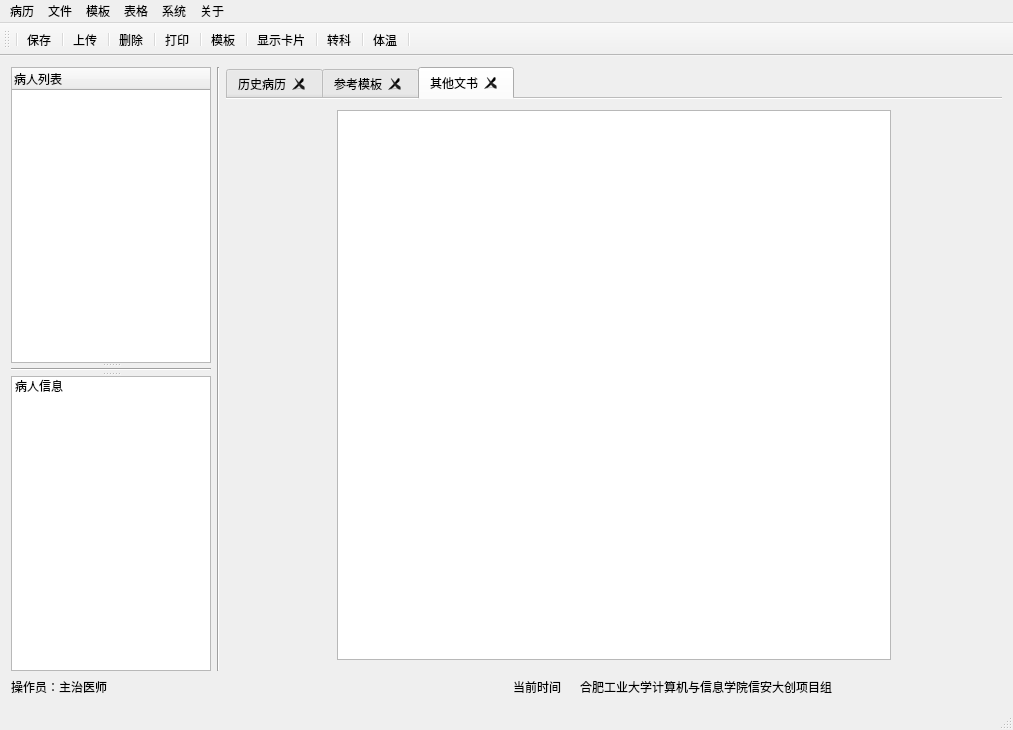
<?xml version="1.0" encoding="UTF-8"?>
<ui version="4.0">
 <class>MainWindow</class>
 <widget class="QMainWindow" name="MainWindow">
  <property name="geometry">
   <rect>
    <x>0</x>
    <y>0</y>
    <width>1013</width>
    <height>730</height>
   </rect>
  </property>
  <property name="windowTitle">
   <string>区块链电子病历</string>
  </property>
  <property name="windowIcon">
   <iconset resource="resource.qrc">
    <normaloff>:/new/src/Resources/icon.png</normaloff>:/new/src/Resources/icon.png</iconset>
  </property>
  <widget class="QWidget" name="centralWidget">
   <layout class="QVBoxLayout" name="verticalLayout_2">
    <item>
     <layout class="QHBoxLayout" name="horizontalLayout_4">
      <item>
       <layout class="QHBoxLayout" name="horizontalLayout" stretch="0,0,0">
        <item>
         <widget class="QSplitter" name="splitter">
          <property name="orientation">
           <enum>Qt::Vertical</enum>
          </property>
          <widget class="QTreeWidget" name="treeWidget">
           <property name="minimumSize">
            <size>
             <width>120</width>
             <height>0</height>
            </size>
           </property>
           <property name="maximumSize">
            <size>
             <width>200</width>
             <height>16777215</height>
            </size>
           </property>
           <column>
            <property name="text">
             <string notr="true">病人列表</string>
            </property>
           </column>
          </widget>
          <widget class="Line" name="line_2">
           <property name="maximumSize">
            <size>
             <width>16777215</width>
             <height>5</height>
            </size>
           </property>
           <property name="orientation">
            <enum>Qt::Horizontal</enum>
           </property>
          </widget>
          <widget class="QListWidget" name="listWidget">
           <item>
            <property name="text">
             <string>病人信息</string>
            </property>
           </item>
          </widget>
         </widget>
        </item>
        <item>
         <widget class="Line" name="line">
          <property name="orientation">
           <enum>Qt::Vertical</enum>
          </property>
         </widget>
        </item>
        <item>
         <widget class="QTabWidget" name="tabWidget">
          <property name="acceptDrops">
           <bool>false</bool>
          </property>
          <property name="currentIndex">
           <number>2</number>
          </property>
          <property name="documentMode">
           <bool>true</bool>
          </property>
          <property name="tabsClosable">
           <bool>true</bool>
          </property>
          <property name="movable">
           <bool>false</bool>
          </property>
          <property name="tabBarAutoHide">
           <bool>true</bool>
          </property>
          <widget class="QWidget" name="tab">
           <attribute name="title">
            <string>历史病历</string>
           </attribute>
           <layout class="QHBoxLayout" name="horizontalLayout_3">
            <item>
             <spacer name="verticalSpacer">
              <property name="orientation">
               <enum>Qt::Vertical</enum>
              </property>
              <property name="sizeHint" stdset="0">
               <size>
                <width>100</width>
                <height>40</height>
               </size>
              </property>
             </spacer>
            </item>
            <item>
             <layout class="QHBoxLayout" name="horizontalLayout_2">
              <item>
               <widget class="QTextEdit" name="textEdit"/>
              </item>
             </layout>
            </item>
            <item>
             <spacer name="verticalSpacer_2">
              <property name="orientation">
               <enum>Qt::Vertical</enum>
              </property>
              <property name="sizeHint" stdset="0">
               <size>
                <width>100</width>
                <height>40</height>
               </size>
              </property>
             </spacer>
            </item>
           </layout>
          </widget>
          <widget class="QWidget" name="tab_2">
           <attribute name="title">
            <string>参考模板</string>
           </attribute>
           <layout class="QVBoxLayout" name="verticalLayout">
            <item>
             <layout class="QHBoxLayout" name="horizontalLayout_6" stretch="0,0,0">
              <item>
               <spacer name="verticalSpacer_3">
                <property name="orientation">
                 <enum>Qt::Vertical</enum>
                </property>
                <property name="sizeHint" stdset="0">
                 <size>
                  <width>100</width>
                  <height>40</height>
                 </size>
                </property>
               </spacer>
              </item>
              <item>
               <widget class="QTextEdit" name="textEdit_2">
                <property name="enabled">
                 <bool>true</bool>
                </property>
                <property name="sizePolicy">
                 <sizepolicy hsizetype="Expanding" vsizetype="Expanding">
                  <horstretch>0</horstretch>
                  <verstretch>0</verstretch>
                 </sizepolicy>
                </property>
                <property name="maximumSize">
                 <size>
                  <width>720</width>
                  <height>16777215</height>
                 </size>
                </property>
               </widget>
              </item>
              <item>
               <spacer name="verticalSpacer_4">
                <property name="orientation">
                 <enum>Qt::Vertical</enum>
                </property>
                <property name="sizeHint" stdset="0">
                 <size>
                  <width>100</width>
                  <height>40</height>
                 </size>
                </property>
               </spacer>
              </item>
             </layout>
            </item>
           </layout>
          </widget>
          <widget class="QWidget" name="tab_3">
           <attribute name="title">
            <string>其他文书</string>
           </attribute>
           <layout class="QHBoxLayout" name="horizontalLayout_8">
            <item>
             <layout class="QHBoxLayout" name="horizontalLayout_7">
              <item>
               <spacer name="verticalSpacer_5">
                <property name="orientation">
                 <enum>Qt::Vertical</enum>
                </property>
                <property name="sizeHint" stdset="0">
                 <size>
                  <width>100</width>
                  <height>40</height>
                 </size>
                </property>
               </spacer>
              </item>
              <item>
               <widget class="QTextEdit" name="textEdit_3">
                <property name="enabled">
                 <bool>true</bool>
                </property>
                <property name="maximumSize">
                 <size>
                  <width>720</width>
                  <height>16777215</height>
                 </size>
                </property>
                <property name="autoFillBackground">
                 <bool>false</bool>
                </property>
               </widget>
              </item>
             </layout>
            </item>
            <item>
             <spacer name="verticalSpacer_6">
              <property name="orientation">
               <enum>Qt::Vertical</enum>
              </property>
              <property name="sizeHint" stdset="0">
               <size>
                <width>100</width>
                <height>40</height>
               </size>
              </property>
             </spacer>
            </item>
           </layout>
          </widget>
         </widget>
        </item>
       </layout>
      </item>
     </layout>
    </item>
    <item>
     <layout class="QHBoxLayout" name="horizontalLayout_10">
      <item>
       <layout class="QHBoxLayout" name="horizontalLayout_5">
        <item>
         <widget class="QLabel" name="label">
          <property name="text">
           <string>操作员：主治医师</string>
          </property>
         </widget>
        </item>
        <item>
         <spacer name="horizontalSpacer_7">
          <property name="orientation">
           <enum>Qt::Horizontal</enum>
          </property>
          <property name="sizeType">
           <enum>QSizePolicy::Preferred</enum>
          </property>
          <property name="sizeHint" stdset="0">
           <size>
            <width>400</width>
            <height>20</height>
           </size>
          </property>
         </spacer>
        </item>
        <item>
         <widget class="QLabel" name="timelable">
          <property name="text">
           <string>当前时间</string>
          </property>
         </widget>
        </item>
       </layout>
      </item>
      <item>
       <layout class="QHBoxLayout" name="horizontalLayout_9">
        <item>
         <widget class="QLabel" name="label_3">
          <property name="sizePolicy">
           <sizepolicy hsizetype="Fixed" vsizetype="Fixed">
            <horstretch>0</horstretch>
            <verstretch>0</verstretch>
           </sizepolicy>
          </property>
          <property name="maximumSize">
           <size>
            <width>16</width>
            <height>16</height>
           </size>
          </property>
          <property name="text">
           <string/>
          </property>
          <property name="pixmap">
           <pixmap resource="resource.qrc">:/new/src/Resources/HFUT.png</pixmap>
          </property>
          <property name="scaledContents">
           <bool>true</bool>
          </property>
         </widget>
        </item>
        <item>
         <widget class="QLabel" name="label_2">
          <property name="sizePolicy">
           <sizepolicy hsizetype="Fixed" vsizetype="Fixed">
            <horstretch>0</horstretch>
            <verstretch>0</verstretch>
           </sizepolicy>
          </property>
          <property name="maximumSize">
           <size>
            <width>65535</width>
            <height>65535</height>
           </size>
          </property>
          <property name="text">
           <string>合肥工业大学计算机与信息学院信安大创项目组</string>
          </property>
         </widget>
        </item>
       </layout>
      </item>
      <item>
       <spacer name="horizontalSpacer_8">
        <property name="orientation">
         <enum>Qt::Horizontal</enum>
        </property>
        <property name="sizeHint" stdset="0">
         <size>
          <width>40</width>
          <height>20</height>
         </size>
        </property>
       </spacer>
      </item>
     </layout>
    </item>
   </layout>
  </widget>
  <widget class="QMenuBar" name="menuBa">
   <property name="geometry">
    <rect>
     <x>0</x>
     <y>0</y>
     <width>1013</width>
     <height>23</height>
    </rect>
   </property>
   <widget class="QMenu" name="menu">
    <property name="title">
     <string>病历</string>
    </property>
    <addaction name="actionAddPatient"/>
    <addaction name="actionNew"/>
    <addaction name="actionCase"/>
   </widget>
   <widget class="QMenu" name="menu_2">
    <property name="title">
     <string>文件</string>
    </property>
    <addaction name="actionUpload"/>
   </widget>
   <widget class="QMenu" name="menu_4">
    <property name="title">
     <string>表格</string>
    </property>
   </widget>
   <widget class="QMenu" name="menu_5">
    <property name="title">
     <string>系统</string>
    </property>
   </widget>
   <widget class="QMenu" name="menu_6">
    <property name="title">
     <string>模板</string>
    </property>
    <addaction name="actionTemplateNew"/>
    <addaction name="actionTemplateOpen"/>
    <addaction name="actionTemplateSave"/>
   </widget>
   <widget class="QMenu" name="menu_7">
    <property name="title">
     <string>关于</string>
    </property>
   </widget>
   <addaction name="menu"/>
   <addaction name="menu_2"/>
   <addaction name="menu_6"/>
   <addaction name="menu_4"/>
   <addaction name="menu_5"/>
   <addaction name="menu_7"/>
  </widget>
  <widget class="QToolBar" name="mainToolBar">
   <attribute name="toolBarArea">
    <enum>TopToolBarArea</enum>
   </attribute>
   <attribute name="toolBarBreak">
    <bool>false</bool>
   </attribute>
   <addaction name="separator"/>
   <addaction name="actionSave"/>
   <addaction name="separator"/>
   <addaction name="actionUpload"/>
   <addaction name="separator"/>
   <addaction name="actionDel"/>
   <addaction name="separator"/>
   <addaction name="actionPrint"/>
   <addaction name="separator"/>
   <addaction name="actionTemplate"/>
   <addaction name="separator"/>
   <addaction name="actionShowCard"/>
   <addaction name="separator"/>
   <addaction name="actionTrans"/>
   <addaction name="separator"/>
   <addaction name="actionTempe"/>
   <addaction name="separator"/>
  </widget>
  <widget class="QStatusBar" name="statusBar"/>
  <action name="actionnew_record">
   <property name="text">
    <string>new record</string>
   </property>
  </action>
  <action name="actiondelete_record">
   <property name="text">
    <string>delete record</string>
   </property>
  </action>
  <action name="actionNew">
   <property name="icon">
    <iconset resource="resource.qrc">
     <normaloff>:/new/src/Resources/new.png</normaloff>:/new/src/Resources/new.png</iconset>
   </property>
   <property name="text">
    <string>新建</string>
   </property>
   <property name="toolTip">
    <string>新建</string>
   </property>
  </action>
  <action name="actionSave">
   <property name="icon">
    <iconset resource="resource.qrc">
     <normaloff>:/new/src/Resources/save.png</normaloff>:/new/src/Resources/save.png</iconset>
   </property>
   <property name="text">
    <string>保存</string>
   </property>
   <property name="toolTip">
    <string>保存</string>
   </property>
  </action>
  <action name="actionUpload">
   <property name="icon">
    <iconset resource="resource.qrc">
     <normaloff>:/new/src/Resources/upload.png</normaloff>:/new/src/Resources/upload.png</iconset>
   </property>
   <property name="text">
    <string>上传</string>
   </property>
  </action>
  <action name="actionNewTree">
   <property name="icon">
    <iconset resource="resource.qrc">
     <normaloff>:/new/src/Resources/tree.png</normaloff>:/new/src/Resources/tree.png</iconset>
   </property>
   <property name="text">
    <string>新建树测试</string>
   </property>
   <property name="toolTip">
    <string>新建树</string>
   </property>
  </action>
  <action name="actionNewInfo">
   <property name="checkable">
    <bool>false</bool>
   </property>
   <property name="icon">
    <iconset resource="resource.qrc">
     <normaloff>:/new/src/Resources/new.png</normaloff>:/new/src/Resources/new.png</iconset>
   </property>
   <property name="text">
    <string>病人信息测试</string>
   </property>
   <property name="toolTip">
    <string>病人信息</string>
   </property>
  </action>
  <action name="actionShowCard">
   <property name="icon">
    <iconset resource="resource.qrc">
     <normaloff>:/new/src/Resources/card.png</normaloff>:/new/src/Resources/card.png</iconset>
   </property>
   <property name="text">
    <string>显示卡片</string>
   </property>
   <property name="toolTip">
    <string>卡片</string>
   </property>
  </action>
  <action name="actionPrint">
   <property name="icon">
    <iconset resource="resource.qrc">
     <normaloff>:/new/src/Resources/print.png</normaloff>:/new/src/Resources/print.png</iconset>
   </property>
   <property name="text">
    <string>打印</string>
   </property>
   <property name="toolTip">
    <string>打印</string>
   </property>
  </action>
  <action name="actionDel">
   <property name="icon">
    <iconset resource="resource.qrc">
     <normaloff>:/new/src/Resources/delete.png</normaloff>:/new/src/Resources/delete.png</iconset>
   </property>
   <property name="text">
    <string>删除</string>
   </property>
   <property name="toolTip">
    <string>delete</string>
   </property>
  </action>
  <action name="actionTrans">
   <property name="icon">
    <iconset resource="resource.qrc">
     <normaloff>:/new/src/Resources/car.png</normaloff>:/new/src/Resources/car.png</iconset>
   </property>
   <property name="text">
    <string>转科</string>
   </property>
  </action>
  <action name="actionTempe">
   <property name="icon">
    <iconset resource="resource.qrc">
     <normaloff>:/new/src/Resources/temperature.png</normaloff>:/new/src/Resources/temperature.png</iconset>
   </property>
   <property name="text">
    <string>体温</string>
   </property>
  </action>
  <action name="actionTemplateOpen">
   <property name="icon">
    <iconset resource="resource.qrc">
     <normaloff>:/new/src/Resources/templatesUse.png</normaloff>:/new/src/Resources/templatesUse.png</iconset>
   </property>
   <property name="text">
    <string>打开模板</string>
   </property>
  </action>
  <action name="actionTemplateNew">
   <property name="icon">
    <iconset resource="resource.qrc">
     <normaloff>:/new/src/Resources/templateAdd.png</normaloff>:/new/src/Resources/templateAdd.png</iconset>
   </property>
   <property name="text">
    <string>新建模板</string>
   </property>
  </action>
  <action name="actionTemplate">
   <property name="icon">
    <iconset resource="resource.qrc">
     <normaloff>:/new/src/Resources/template.png</normaloff>:/new/src/Resources/template.png</iconset>
   </property>
   <property name="text">
    <string>模板</string>
   </property>
  </action>
  <action name="actionTemplateSave">
   <property name="icon">
    <iconset resource="resource.qrc">
     <normaloff>:/new/src/Resources/templateSave.png</normaloff>:/new/src/Resources/templateSave.png</iconset>
   </property>
   <property name="text">
    <string>保存模板</string>
   </property>
  </action>
  <action name="actionAddPatient">
   <property name="icon">
    <iconset resource="resource.qrc">
     <normaloff>:/new/src/Resources/addPatient.png</normaloff>:/new/src/Resources/addPatient.png</iconset>
   </property>
   <property name="text">
    <string>病人登记</string>
   </property>
  </action>
  <action name="actionCase">
   <property name="enabled">
    <bool>true</bool>
   </property>
   <property name="icon">
    <iconset>
     <normaloff>Resources/refresh.png</normaloff>Resources/refresh.png</iconset>
   </property>
   <property name="text">
    <string>刷新病历</string>
   </property>
   <property name="toolTip">
    <string>刷新病历</string>
   </property>
   <property name="shortcutVisibleInContextMenu">
    <bool>false</bool>
   </property>
  </action>
 </widget>
 <layoutdefault spacing="6" margin="11"/>
 <resources>
  <include location="resource.qrc"/>
 </resources>
 <connections/>
</ui>
